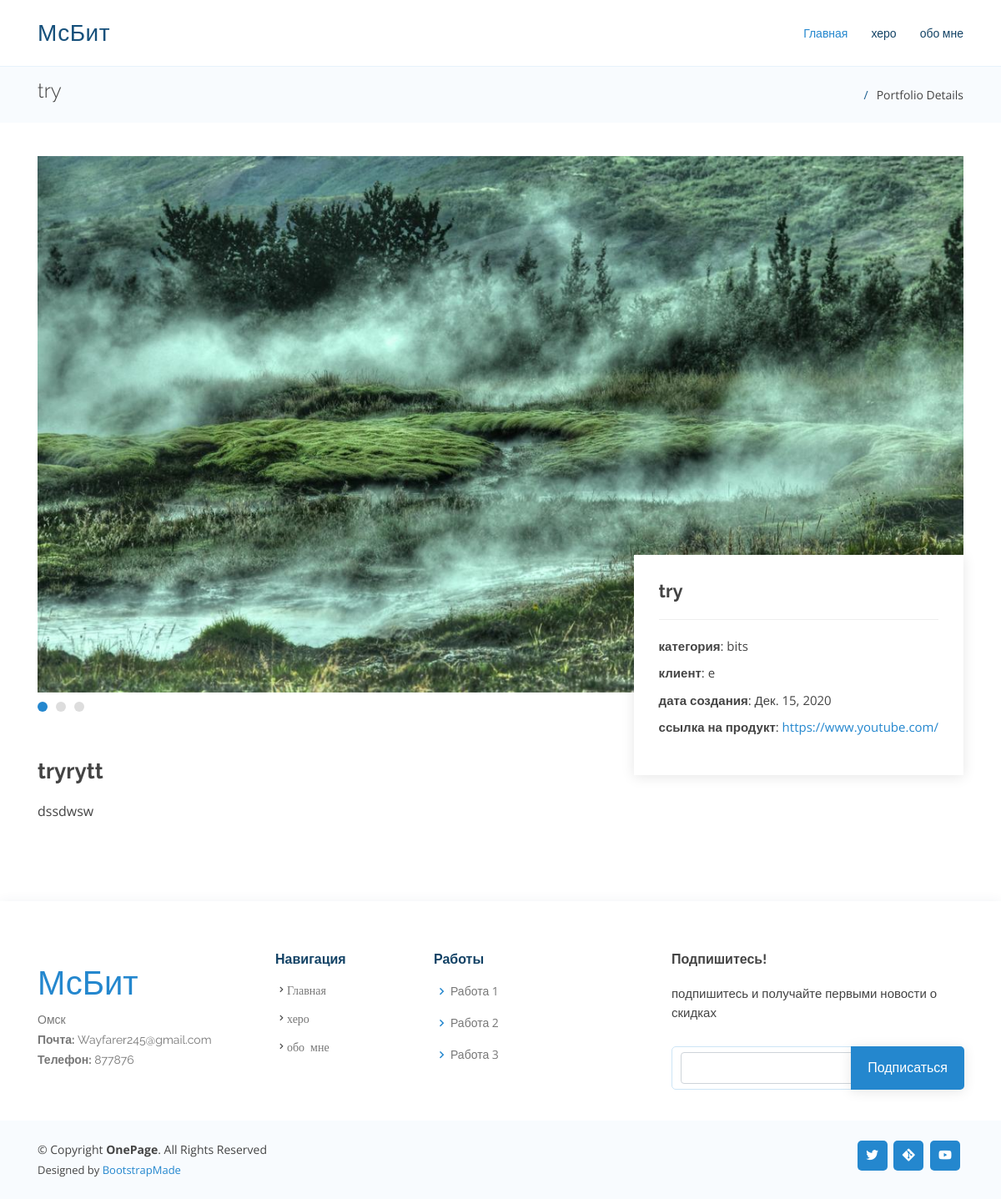
Screenshot of /job/try/ with the database file from the repository.
### CardApp/models.py (models this page shows, shortened)
class logo(models.Model):
    logotype = models.TextField(
        blank=True,
        null=True,
    )

class nav(models.Model):
    nav = models.CharField(
        verbose_name='Изменить текст пункта меню',
        max_length=150,
        blank=True,
        null=True,
    )
    SlugNav = models.CharField(
        verbose_name='Ссылка или якорь пункта меню',
        max_length=400,
        unique=True,
    )

class MyJob(models.Model):
    MyJobProductTitle = models.CharField(
        verbose_name='Название продукта',
        default='продукт',
        max_length=150,
        blank=True,
        null=True,
    )
    slug = models.SlugField(
        verbose_name='Ссылка на работу',
        max_length=200,
        default='TextTitle',
        help_text='Ссылка создается автоматически из названия продукта',
        unique=True
    )
    CheckLink = models.BooleanField(
        verbose_name='Поставьте эту галочку, если хотите добавить ссыльку на работу на внешнем сайте',
        default=False,
    )
    ExternalLink = models.CharField(
        verbose_name='Внешная ссылька на работу',
        max_length=250,
        blank=True,
        null=True,
    )
    MyJobJobCategoryTitle = models.CharField(
        verbose_name='Название пункта категория',
        default='категория',
        max_length=150,
        blank=True,
        null=True,
    )
    MyJobUrlTitle = models.CharField(
        verbose_name='Изменить название пункта ссылка на продукт',
        default='ссылка на продукт',
        max_length=150,
        blank=True,
        null=True,
    )
    MyJobJobCategory = models.ForeignKey(
        Jobcategory,
        on_delete=models.PROTECT,
        verbose_name='Выберите категорию',
    )
    MyJobClientTitle = models.CharField(
        verbose_name='Названия пункта клиент',
        default=' клиент',
        max_length=200,
        blank=True,
        null=True,
    )
    MyJobClient = models.CharField(
        verbose_name='Имя или названия клиента',
        max_length=200,
        blank=True,
        null=True,
    )
    MyJobDateTitle = models.CharField(
        verbose_name='Названия пункта дата создания',
        default='дата создания',
        max_length=200,
        blank=True,
        null=True,
    )
    MyJobDate = models.DateField(
        verbose_name='дата создания проекта',
        default=date.today,
        unique=False,
        unique_for_date=False,
    )
    MyJobH2 = models.CharField(
        verbose_name='Заглавие продукта',
        max_length=150,
        blank=True,
        null=True
    )
    MyJobDescription = models.TextField(
        verbose_name='описание продукта',
        blank=True,
        null=True,
    )
    MyJobImage1 = models.ImageField(
        verbose_name='Загрузить главную картинки',
        upload_to='More'
    )
    MyJobImage2 = models.ImageField(
        verbose_name='Загрузить вторую картинки',
        upload_to='More'
    )
    MyJobImage3 = models.ImageField(
        verbose_name='Загрузить третью картинки',
        upload_to='More'
    )
    MyJobUrlTitle = models.CharField(
        verbose_name='Изменить название пункта ссылка на продукт',
        default='ссылка на продукт',
        max_length=150,
        blank=True,
        null=True,
    )

class Jobcategory(models.Model):
    JobCategoryName = models.CharField(
        verbose_name='Имя категории',
        max_length=150,
    )
    urs = models.SlugField(
        verbose_name='Ссылка категории',
        max_length=400,
        unique=True,
    )
    def __str__(self):
        return self.JobCategoryName

class contact(models.Model):
    ContactH3 = models.CharField(
        verbose_name='Изменить заголовок',
        max_length=150,
        blank=True,
        null=True,
    )
    ContactP = models.TextField(
        verbose_name='Текст под заговолком',
        blank=True,
        null=True
    )
    LocationTitle = models.CharField(
        verbose_name='Изменить название пункта локакция',
        max_length=150,
        blank=True,
        null=True,
    )
    location = models.CharField(
        verbose_name='Изменить локакцию',
        max_length=150,
        blank=True,
        null=True,
    )
    EmailTitle = models.CharField(
        verbose_name='Изменить название пункта почта',
        max_length=150,
        blank=True,
        null=True,
    )
    Email = models.EmailField(
        verbose_name='Ваша почта',
        max_length=254,
    )
    CallTitle = models.CharField(
        verbose_name='Изменить название пункта телефон',
        max_length=150,
        blank=True,
        null=True,
    )
    call = models.CharField(
        verbose_name='Ваш телефон',
        max_length=150,
        blank=True,
        null=True,
    )

class FooterListHeaders(models.Model):
    FooterRtitle1 = models.CharField(
        verbose_name='Изменить первый заголовок перед первым списком',
        max_length=150,
        blank=True,
        null=True,
    )
    FooterRtitle2 = models.CharField(
        verbose_name='Изменить второй заголовок перед вторым списком',
        max_length=150,
        blank=True,
        null=True,
    )

class FooterLinksTwo(models.Model):
    FooterLink = models.CharField(
        verbose_name='Изменить текст пункта меню',
        max_length=150,
        blank=True,
        null=True,
    )
    SlugFooter = models.CharField(
        verbose_name='Ссылка или якорь пункта меню',
        max_length=400,
        unique=True,
    )

class FooterSubscribeF(models.Model):
    FooterSubh4 = models.CharField(
        verbose_name='Изменить заголовок формы подписки',
        max_length=150,
        blank=True,
        null=True,
    )
    FooterSubP = models.TextField(
        verbose_name='Изменить текст формы подписки',
        blank=True,
        null=True,
    )

class SocNet(models.Model):
    SocChoice = (
        ('adobe', 'adobe'),
        ('airbnb', 'airbnb'),
        ('algolia', 'algolia'),
        ('amazon', 'amazon'),
        ('android', 'android'),
        ('angular', 'angular'),
        ('apple', 'apple'),
        ('audible', 'audible'),
        ('baidu', 'baidu'),
        ('behance', 'behance'),
        ('bing', 'bing'),
        ('bitcoin', 'bitcoin'),
        ('blogger', 'blogger'),
        ('bootstrap', 'bootstrap'),
        ('chrome', 'chrome'),
        ('codepen', 'codepen'),
        ('creative-commons', 'creative-commons'),
        ('css3', 'css3'),
        ('dailymotion', 'dailymotion'),
        ('deviantart', 'deviantart'),
        ('dev-to', 'dev-to'),
        ('digg', 'digg'),
        ('digitalocean', 'digitalocean'),
        ('discord', 'discord'),
        ('discourse', 'discourse'),
        ('dribbble', 'dribbble'),
        ('dropbox', 'dropbox'),
        ('drupal', 'drupal'),
        ('ebay', 'ebay'),
        ('edge', 'edge'),
        ('etsy', 'etsy'),
        ('facebook', 'facebook'),
        ('figma', 'figma'),
        ('firefox', 'firefox'),
        ('flickr', 'flickr'),
        ('foursquare', 'foursquare'),
        ('git', 'git'),
        ('github', 'github'),
        ('gitlab', 'gitlab'),
        ('google', 'google'),
        ('imdb', 'imdb'),
        ('instagram', 'instagram'),
        ('internet-explorer', 'internet-explorer'),
        ('invision', 'invision'),
        ('javascript', 'javascript'),
        ('joomla', 'joomla'),
        ('jquery', 'jquery'),
        ('jsfiddle', 'jsfiddle'),
        ('kickstarter', 'kickstarter'),
        ('less', 'less'),
        ('linkedin', 'linkedin'),
        ('magento', 'magento'),
        ('mailchimp', 'mailchimp'),
        ('mastercard', 'mastercard'),
        ('medium', 'medium'),
        ('medium-old', 'medium-old'),
        ('messenger', 'messenger'),
        ('microsoft', 'microsoft'),
        ('nodejs', 'nodejs'),
        ('opera', 'opera'),
        ('patreon', 'patreon'),
        ('paypal', 'paypal'),
        ('periscope', 'periscope'),
        ('pinterest', 'pinterest'),
        ('play-play', 'play-play'),
        ('pocket', 'pocket'),
        ('product-hunt', 'product-hunt'),
        ('quora', 'quora'),
        ('react', 'react'),
        ('redbubble', 'redbubble'),
        ('reddit', 'reddit'),
        ('redux', 'redux'),
        ('sass', 'sass'),
        ('shopify', 'shopify'),
        ('skype', 'skype'),
        ('slack', 'slack'),
        ('snapchat', 'snapchat'),
        ('soundcloud', 'soundcloud'),
        ('spotify', 'spotify'),
        ('squarespace', 'squarespace'),
        ('stack', 'stack'),
        ('stripe', 'stripe'),
        ('telegram', 'telegram'),
        ('trello', 'trello'),
        ('tumblr', 'tumblr'),
        ('twitch', 'twitch'),
        ('twitter', 'twitter'),
        ('unsplash', 'unsplash'),
        ('vimeo', 'vimeo'),
        ('visa', 'visa'),
        ('vk', 'vk'),
        ('vuejs', 'vuejs'),
        ('whatsapp', 'whatsapp'),
        ('wikipedia', 'wikipedia'),
        ('windows', 'windows'),
        ('wix', 'wix'),
        ('wordpress', 'wordpress'),
        ('yahoo', 'yahoo'),
        ('yelp', 'yelp'),
        ('youtube', 'youtube'),
    )
    SocIcon = models.CharField(
        verbose_name='выберите соц.сеть либо иконку из списка',
        max_length=250,
        choices=SocChoice
    )
    SocUrl = models.URLField(
        verbose_name='Введите ссылку',
        max_length=200
    )

### CardApp/views.py (the view)
# urls.py: path('job/<slug:slug>/', MyJobView.as_view(), name='MyJobView'),
class MyJobView(DetailView):
    method_decorator(csrf_exempt)
    model = MyJob
    template_name = 'CardApp/portfolio-details.html'
    def get_context_data(self, **kwargs):
        context = super(MyJobView, self).get_context_data(**kwargs)
        context['logo'] = logo.objects.all()
        context['Jobcategory'] = Jobcategory.objects.all()
        context['nav'] = nav.objects.all()
        context['contact'] = contact.objects.all()
        context['SocNet'] = SocNet.objects.all()
        context['FooterListHeaders'] = FooterListHeaders.objects.all()
        context['FooterLinksTwo'] = FooterLinksTwo.objects.all()
        context['FooterSubscribeF'] = FooterSubscribeF.objects.all()
        context['SubscribeForm'] = SubscribeForm()
        return context

### CardApp/forms.py
class SubscribeForm(forms.Form):
    SubEemail = forms.EmailField(label='', widget=forms.TextInput(
        attrs={'class': 'form-control'}), required=True)

### templates/CardApp/portfolio-details.html (shortened to what this page needs)
{% extends 'CardApp/base.html' %}
{% block content %}
<main id="main">
  <section id="breadcrumbs" class="breadcrumbs">
    <div class="container">
      <div class="d-flex justify-content-between align-items-center">
        <h2>{{object.MyJobProductTitle}}</h2>
        <ol>
          <li>Portfolio Details</li>
        </ol>
      </div>
    </div>
  </section>
  <section id="portfolio-details" class="portfolio-details">
    <div class="container" data-aos="fade-up">
      <div class="portfolio-details-container">
        <div class="owl-carousel portfolio-details-carousel">
          <img src="{{object.MyJobImage1.url}}" class="img-fluid" alt="">
        </div>
        <div class="portfolio-info">
          <h3>{{object.MyJobProductTitle}}</h3>
          <ul>
            <li><strong>{{object.MyJobJobCategoryTitle}}</strong>: {{object.MyJobJobCategory}}</li>
            <li><strong>{{object.MyJobClientTitle}}</strong>: {{object.MyJobClient}}</li>
            <li><strong>{{object.MyJobDateTitle}}</strong>: {{object.MyJobDate}}</li>
            {% if object.CheckLink == True %}
            <li><strong>{{object.MyJobUrlTitle}}</strong>: <a
                href="{{object.ExternalLink}}">{{object.ExternalLink}}</a></li>
            {% else %}
            <li><strong>{{object.MyJobUrlTitle}}</strong>: <a
                href="{{object.get_absolute_url}}">{{object.get_absolute_url}}</a></li>
            {% endif %}
          </ul>
        </div>
      </div>
      <div class="portfolio-description">
        <h2>{{object.MyJobH2}}</h2>
        <p>{{object.MyJobDescription}}</p>
      </div>
    </div>
  </section>
</main>
{% endblock content %}

### templates/CardApp/base.html (shortened to what this page needs)
{% load static %}
<!DOCTYPE html>
<html lang="en">
<head>
    <link href="{% static 'vendor/bootstrap/css/bootstrap.min.css' %}" rel="stylesheet" />
    <link href="{% static 'vendor/icofont/icofont.min.css' %}" rel="stylesheet" />
    <link href="{% static 'vendor/boxicons/css/boxicons.min.css' %}" rel="stylesheet" />
    <link href="{% static 'vendor/remixicon/remixicon.css' %}" rel="stylesheet" />
    <link href="{% static 'vendor/venobox/venobox.css' %}" rel="stylesheet" />
    <link href="{% static 'vendor/owl.carousel/assets/owl.carousel.min.css' %}" rel="stylesheet" />
    <link href="{% static 'vendor/aos/aos.css' %}" rel="stylesheet" />
    <link href="{% static 'css/style.css' %}" rel="stylesheet" />
</head>
<body>
    <header id="header" class="fixed-top">
        <div class="container d-flex align-items-center">
            {{logo.0.logotype|safe}}
            <nav class="nav-menu d-none d-lg-block">
                <ul>
                    {% for text in nav %}
                    <li class="{% if forloop.counter == 1 %} active {% endif %}">
                        <a href="{{text.SlugNav}}">{{text.nav}}</a>
                    </li>
                    {% endfor %}
                </ul>
            </nav>
        </div>
    </header>
    {% block content %} {% endblock content %}
    <footer id="footer">
        <div class="footer-top">
            <div class="container">
                <div class="row">
                    <div class="col-lg-3 col-md-6 footer-contact">
                        <h3>{{logo.0.logotype|safe}}</h3>
                        <p>{{contact.0.location}} <br />
                            <strong>{{contact.0.EmailTitle}}:</strong> {{contact.0.Email}}<br />
                            <strong>{{contact.0.CallTitle}}:</strong> {{contact.0.call}}<br />
                        </p>
                    </div>
                    <div class="col-lg-2 col-md-6 footer-links">
                        <h4>{{FooterListHeaders.0.FooterRtitle1}}</h4>
                        <ul>
                            {% for text in nav %}
                            <li class="bx bx-chevron-right">
                                <a href="{{text.SlugNav}}">{{text.nav}}</a>
                            </li>
                            {% endfor %}
                        </ul>
                    </div>
                    <div class="col-lg-3 col-md-6 footer-links">
                        <h4>{{FooterListHeaders.0.FooterRtitle2}}</h4>
                        <ul>
                            {% for i in FooterLinksTwo %}
                            <li>
                                <i class="bx bx-chevron-right"></i> <a href="{{i.SlugFooter}}">{{i.FooterLink}}</a>
                            </li>
                            {% endfor %}
                        </ul>
                    </div>
                    <div class="col-lg-4 col-md-6 footer-newsletter">
                        <h4>{{FooterSubscribeF.0.FooterSubh4}}</h4>
                        <p>{{FooterSubscribeF.0.FooterSubP}}</p>
                        <form action="" method="post" id="FormSub">
                            {{SubscribeForm.SubEemail}}
                            <input type="submit" value="Подписаться" id="AjaxSend">
                        </form>
                    </div>
                </div>
            </div>
        </div>
        <div class="container d-md-flex py-4">
            <div class="mr-md-auto text-center text-md-left">
                <div class="copyright">
                    &copy; Copyright <strong><span>OnePage</span></strong>. All Rights Reserved
                </div>
                <div class="credits">
                    Designed by <a href="https://bootstrapmade.com/">BootstrapMade</a>
                </div>
            </div>
            <div class="social-links text-center text-md-right pt-3 pt-md-0">
                {% for soc in SocNet %}
                <a href="{{soc.SocUrl}}" class="{{soc.SocIcon}}"><i class="bx bxl-{{soc.SocIcon}}"></i></a>
                {% endfor %}
            </div>
        </div>
    </footer>
</body>
</html>

### rows the page displays
logo: logotype "МсБит"
nav: nav "Главная"
nav: nav "херо"
nav: nav "обо мне"
MyJob: MyJobProductTitle "try", MyJobImage1 (picture), MyJobJobCategoryTitle "категория", MyJobJobCategory "bits", MyJobClientTitle "клиент", MyJobClient "e", MyJobDateTitle "дата создания", MyJobDate "Дек. 15, 2020", MyJobUrlTitle "ссылка на продукт", ExternalLink "https://www.youtube.com/", MyJobH2 "tryrytt", MyJobDescription "dssdwsw"
contact: location "Омск", EmailTitle "Почта", Email "Wayfarer245@gmail.com", CallTitle "Телефон", call "877876"
FooterListHeaders: FooterRtitle1 "Навигация", FooterRtitle2 "Работы"
FooterLinksTwo: FooterLink "Работа 1"
FooterLinksTwo: FooterLink "Работа 2"
FooterLinksTwo: FooterLink "Работа 3"
FooterSubscribeF: FooterSubh4 "Подпишитесь!", FooterSubP "подпишитесь и получайте первыми новости о скидках"
